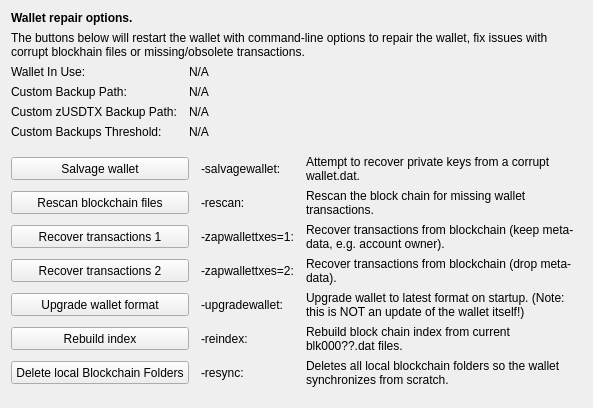
     <widget class="QWidget" name="tab_repair">
      <attribute name="title">
       <string>&amp;Wallet Repair</string>
      </attribute>
      <layout class="QGridLayout" name="gridLayout_4" columnstretch="0,0,0,0">
       <property name="horizontalSpacing">
        <number>12</number>
       </property>
       <item row="0" column="0" colspan="4">
        <widget class="QLabel" name="label_repair_header">
         <property name="font">
          <font>
           <weight>75</weight>
           <bold>true</bold>
          </font>
         </property>
         <property name="text">
          <string>Wallet repair options.</string>
         </property>
        </widget>
       </item>
       <item row="1" column="0" colspan="4">
        <widget class="QLabel" name="label_repair_helptext">
         <property name="font">
          <font>
           <weight>50</weight>
           <bold>false</bold>
          </font>
         </property>
         <property name="text">
          <string>The buttons below will restart the wallet with command-line options to repair the wallet, fix issues with corrupt blockhain files or missing/obsolete transactions.</string>
         </property>
         <property name="wordWrap">
          <bool>true</bool>
         </property>
        </widget>
       </item>
       <item row="2" column="0">
        <widget class="QLabel" name="wallet_path_label">
         <property name="text">
          <string>Wallet In Use:</string>
         </property>
        </widget>
       </item>
       <item row="2" column="1" colspan="3">
        <widget class="QLabel" name="wallet_path">
         <property name="cursor">
          <cursorShape>IBeamCursor</cursorShape>
         </property>
         <property name="text">
          <string>N/A</string>
         </property>
         <property name="textFormat">
          <enum>Qt::PlainText</enum>
         </property>
         <property name="textInteractionFlags">
          <set>Qt::LinksAccessibleByMouse|Qt::TextSelectableByKeyboard|Qt::TextSelectableByMouse</set>
         </property>
        </widget>
       </item>
       <item row="3" column="0">
        <widget class="QLabel" name="wallet_custombackuppath_label">
         <property name="visible">
          <bool>false</bool>
         </property>
         <property name="text">
          <string>Custom Backup Path:</string>
         </property>
        </widget>
       </item>
       <item row="3" column="1" colspan="3">
        <widget class="QLabel" name="wallet_custombackuppath">
         <property name="cursor">
          <cursorShape>IBeamCursor</cursorShape>
         </property>
         <property name="visible">
          <bool>false</bool>
         </property>
         <property name="text">
          <string>N/A</string>
         </property>
         <property name="textFormat">
          <enum>Qt::PlainText</enum>
         </property>
         <property name="textInteractionFlags">
          <set>Qt::LinksAccessibleByMouse|Qt::TextSelectableByKeyboard|Qt::TextSelectableByMouse</set>
         </property>
        </widget>
       </item>
       <item row="4" column="0">
        <widget class="QLabel" name="wallet_customzusdtxbackuppath_label">
         <property name="visible">
          <bool>false</bool>
         </property>
         <property name="text">
          <string>Custom zUSDTX Backup Path:</string>
         </property>
        </widget>
       </item>
       <item row="4" column="1" colspan="3">
        <widget class="QLabel" name="wallet_customzusdtxbackuppath">
         <property name="cursor">
          <cursorShape>IBeamCursor</cursorShape>
         </property>
         <property name="visible">
          <bool>false</bool>
         </property>
         <property name="text">
          <string>N/A</string>
         </property>
         <property name="textFormat">
          <enum>Qt::PlainText</enum>
         </property>
         <property name="textInteractionFlags">
          <set>Qt::LinksAccessibleByMouse|Qt::TextSelectableByKeyboard|Qt::TextSelectableByMouse</set>
         </property>
        </widget>
       </item>
       <item row="5" column="0">
        <widget class="QLabel" name="wallet_custombackupthreshold_label">
         <property name="visible">
          <bool>false</bool>
         </property>
         <property name="text">
          <string>Custom Backups Threshold:</string>
         </property>
        </widget>
       </item>
       <item row="5" column="1" colspan="3">
        <widget class="QLabel" name="wallet_custombackupthreshold">
         <property name="cursor">
          <cursorShape>IBeamCursor</cursorShape>
         </property>
         <property name="visible">
          <bool>false</bool>
         </property>
         <property name="text">
          <string>N/A</string>
         </property>
         <property name="textFormat">
          <enum>Qt::PlainText</enum>
         </property>
         <property name="textInteractionFlags">
          <set>Qt::LinksAccessibleByMouse|Qt::TextSelectableByKeyboard|Qt::TextSelectableByMouse</set>
         </property>
        </widget>
       </item>
       <item row="6" column="0">
        <spacer name="verticalSpacer_repair1">
         <property name="orientation">
          <enum>Qt::Vertical</enum>
         </property>
         <property name="sizeHint" stdset="0">
          <size>
           <width>10</width>
           <height>10</height>
          </size>
         </property>
        </spacer>
       </item>
       <item row="7" column="0" colspan="2">
        <widget class="QPushButton" name="btn_salvagewallet">
         <property name="minimumSize">
          <size>
           <width>100</width>
           <height>23</height>
          </size>
         </property>
         <property name="text">
          <string>Salvage wallet</string>
         </property>
        </widget>
       </item>
       <item row="7" column="2">
        <widget class="QLabel" name="label_repair_salvage_command">
         <property name="text">
          <string notr="true">-salvagewallet:</string>
         </property>
        </widget>
       </item>
       <item row="7" column="3">
        <widget class="QLabel" name="label_repair_salvage">
         <property name="text">
          <string>Attempt to recover private keys from a corrupt wallet.dat.</string>
         </property>
         <property name="wordWrap">
          <bool>true</bool>
         </property>
        </widget>
       </item>
       <item row="8" column="0" colspan="2">
        <widget class="QPushButton" name="btn_rescan">
         <property name="minimumSize">
          <size>
           <width>100</width>
           <height>23</height>
          </size>
         </property>
         <property name="text">
          <string>Rescan blockchain files</string>
         </property>
        </widget>
       </item>
       <item row="8" column="2">
        <widget class="QLabel" name="label_repair_rescan_command">
         <property name="text">
          <string notr="true">-rescan:</string>
         </property>
        </widget>
       </item>
       <item row="8" column="3">
        <widget class="QLabel" name="label_repair_rescan">
         <property name="text">
          <string>Rescan the block chain for missing wallet transactions.</string>
         </property>
         <property name="wordWrap">
          <bool>true</bool>
         </property>
        </widget>
       </item>
       <item row="9" column="0" colspan="2">
        <widget class="QPushButton" name="btn_zapwallettxes1">
         <property name="minimumSize">
          <size>
           <width>100</width>
           <height>23</height>
          </size>
         </property>
         <property name="text">
          <string>Recover transactions 1</string>
         </property>
        </widget>
       </item>
       <item row="9" column="2">
        <widget class="QLabel" name="label_repair_zap1_command">
         <property name="text">
          <string notr="true">-zapwallettxes=1:</string>
         </property>
        </widget>
       </item>
       <item row="9" column="3">
        <widget class="QLabel" name="label_repair_zap1">
         <property name="text">
          <string>Recover transactions from blockchain (keep meta-data, e.g. account owner).</string>
         </property>
         <property name="wordWrap">
          <bool>true</bool>
         </property>
        </widget>
       </item>
       <item row="10" column="0" colspan="2">
        <widget class="QPushButton" name="btn_zapwallettxes2">
         <property name="minimumSize">
          <size>
           <width>100</width>
           <height>23</height>
          </size>
         </property>
         <property name="text">
          <string>Recover transactions 2</string>
         </property>
        </widget>
       </item>
       <item row="10" column="2">
        <widget class="QLabel" name="label_repair_zap2_command">
         <property name="text">
          <string notr="true">-zapwallettxes=2:</string>
         </property>
        </widget>
       </item>
       <item row="10" column="3">
        <widget class="QLabel" name="label_repair_zap2">
         <property name="text">
          <string>Recover transactions from blockchain (drop meta-data).</string>
         </property>
         <property name="wordWrap">
          <bool>true</bool>
         </property>
        </widget>
       </item>
       <item row="11" column="0" colspan="2">
        <widget class="QPushButton" name="btn_upgradewallet">
         <property name="minimumSize">
          <size>
           <width>100</width>
           <height>23</height>
          </size>
         </property>
         <property name="text">
          <string>Upgrade wallet format</string>
         </property>
        </widget>
       </item>
       <item row="11" column="2">
        <widget class="QLabel" name="label_repair_upgrade_command">
         <property name="text">
          <string notr="true">-upgradewallet:</string>
         </property>
        </widget>
       </item>
       <item row="11" column="3">
        <widget class="QLabel" name="label_repair_upgrade">
         <property name="text">
          <string>Upgrade wallet to latest format on startup. (Note: this is NOT an update of the wallet itself!)</string>
         </property>
         <property name="wordWrap">
          <bool>true</bool>
         </property>
        </widget>
       </item>
       <item row="12" column="0" colspan="2">
        <widget class="QPushButton" name="btn_reindex">
         <property name="minimumSize">
          <size>
           <width>100</width>
           <height>23</height>
          </size>
         </property>
         <property name="text">
          <string>Rebuild index</string>
         </property>
        </widget>
       </item>
       <item row="12" column="2">
        <widget class="QLabel" name="label_repair_reindex_command">
         <property name="text">
          <string notr="true">-reindex:</string>
         </property>
        </widget>
       </item>
       <item row="12" column="3">
        <widget class="QLabel" name="label_repair_reindex">
         <property name="text">
          <string>Rebuild block chain index from current blk000??.dat files.</string>
         </property>
         <property name="wordWrap">
          <bool>true</bool>
         </property>
        </widget>
       </item>
       <item row="13" column="0" colspan="2">
        <widget class="QPushButton" name="btn_resync">
         <property name="minimumSize">
          <size>
           <width>100</width>
           <height>23</height>
          </size>
         </property>
         <property name="text">
          <string>Delete local Blockchain Folders</string>
         </property>
        </widget>
       </item>
       <item row="13" column="2">
        <widget class="QLabel" name="label_repair_resync_command">
         <property name="text">
          <string>-resync:</string>
         </property>
        </widget>
       </item>
       <item row="13" column="3">
        <widget class="QLabel" name="label_repair_resync">
         <property name="text">
          <string>Deletes all local blockchain folders so the wallet synchronizes from scratch.</string>
         </property>
         <property name="wordWrap">
          <bool>true</bool>
         </property>
        </widget>
       </item>
       <item row="14" column="0">
        <spacer name="verticalSpacer_repair2">
         <property name="orientation">
          <enum>Qt::Vertical</enum>
         </property>
         <property name="sizeHint" stdset="0">
          <size>
           <width>20</width>
           <height>10</height>
          </size>
         </property>
        </spacer>
       </item>
      </layout>
     </widget>
